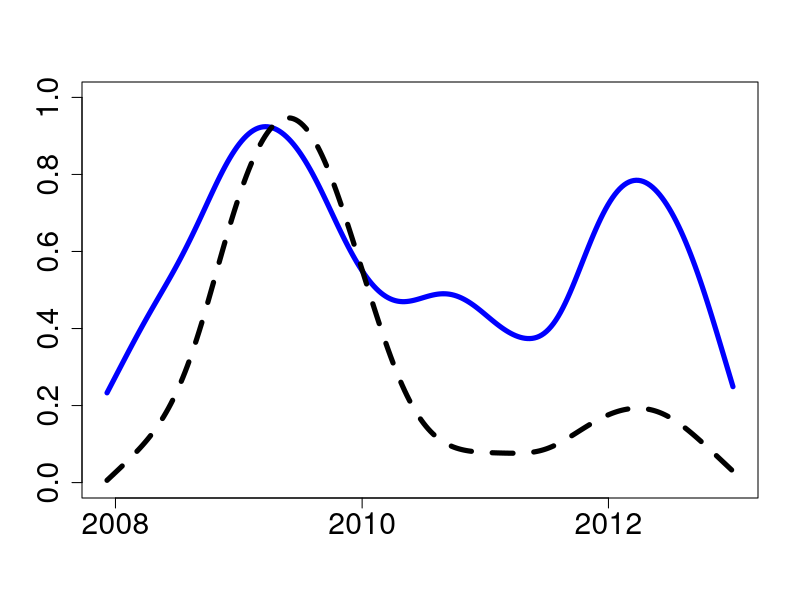

Reproduce this figure in R.

# clear all variables
rm(list = ls(all = TRUE))
graphics.off()

# read the file of total connectedness and averaged lambda
f = read.csv("total_connectedness_and_averaged_lambda.csv")
dt = as.Date(f[, 1], format = "%d/%m/%Y")
total.c = as.vector(f[, 2])
average_lambda = as.vector(f[, 3])

# scale the total connectedness and averaged lambda into 0 and 1
total.c = (total.c - min(total.c))/(max(total.c) - min(total.c))
average_lambda = (average_lambda - min(average_lambda))/(max(average_lambda) - min(average_lambda))

plot(dt, total.c, ylab = "", xlab = "", pch = 16, col = "white", cex.axis = 1.8, font.axis = 1.8)
lines(smooth.spline(dt, total.c, spar = 0.8), lwd = 5, col = "blue")
lines(smooth.spline(dt, average_lambda, df = 5, spar = 0.8), col = "black", lty = 2, 
      lwd = 5)
